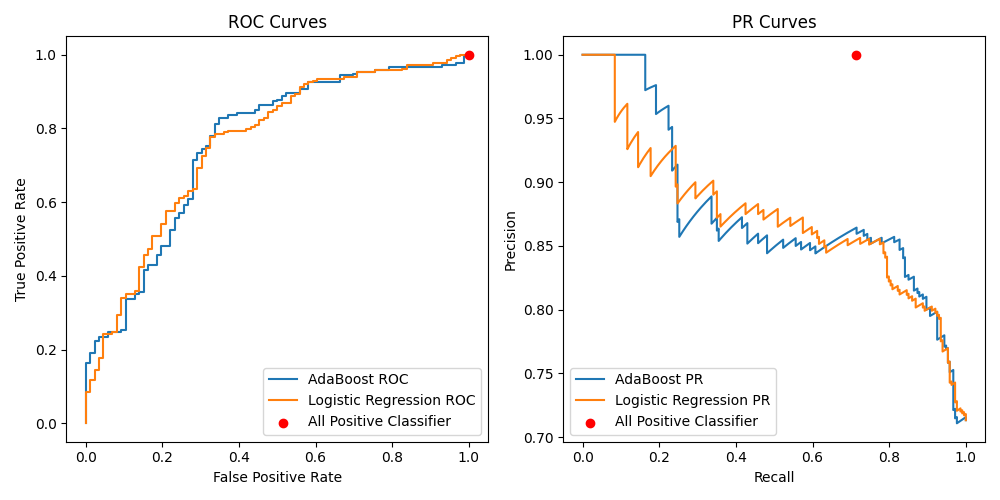

Write the Python code that produced this figure.
import numpy as np
from scipy.io import arff
import pandas as pd
from sklearn.preprocessing import OneHotEncoder
from sklearn.compose import ColumnTransformer
from sklearn.pipeline import Pipeline
from sklearn.model_selection import train_test_split
from sklearn.ensemble import AdaBoostClassifier
from sklearn.linear_model import LogisticRegression
from sklearn.metrics import roc_curve
from sklearn.metrics import precision_recall_curve
from sklearn.metrics import auc
import matplotlib.pyplot as plt


file_path = 'csv_result-dataset_31_credit-g.csv'
data = pd.read_csv(file_path)


# Cleaning up the column names by removing extra quotation marks and spaces
data.columns = data.columns.str.replace("'", "").str.strip()

# The target variable is 'class', and the features are the remaining columns (excluding 'id')
X = data.drop(columns=['class', 'id'])
y = data['class'].replace({'good': 1, 'bad': 0})  # Converting target to binary (1 = good, 0 = bad)

# Splitting the dataset into training and testing sets
X_train, X_test, y_train, y_test = train_test_split(X, y, test_size=0.3, random_state=0)

# Some of the features are categorical, so we will need to encode them properly
# Using OneHotEncoder to handle categorical variables

# Identify categorical columns
categorical_cols = X.select_dtypes(include=['object']).columns

# Create a column transformer to handle categorical variables
preprocessor = ColumnTransformer(
    transformers=[
        ('cat', OneHotEncoder(handle_unknown='ignore'), categorical_cols)
    ],
    remainder='passthrough'  # Keep numerical columns as they are
)

# Pipeline to include preprocessing and the classifiers
# AdaBoost pipeline
ada_pipeline = Pipeline(steps=[('preprocessor', preprocessor),
                               ('classifier', AdaBoostClassifier(random_state=0))])

# Logistic Regression pipeline
logreg_pipeline = Pipeline(steps=[('preprocessor', preprocessor),
                                  ('classifier', LogisticRegression(random_state=0, max_iter=1000))])

# Training both pipelines
ada_pipeline.fit(X_train, y_train)
logreg_pipeline.fit(X_train, y_train)

# Generate ROC curve data for both classifiers
fpr_adaboost, tpr_adaboost, _ = roc_curve(y_test, ada_pipeline.predict_proba(X_test)[:, 1])
fpr_logistic, tpr_logistic, _ = roc_curve(y_test, logreg_pipeline.predict_proba(X_test)[:, 1])

# Generate Precision-Recall curve data for both classifiers
precision_adaboost, recall_adaboost, _ = precision_recall_curve(y_test, ada_pipeline.predict_proba(X_test)[:, 1])
precision_logistic, recall_logistic, _ = precision_recall_curve(y_test, logreg_pipeline.predict_proba(X_test)[:, 1])

# Define the point for an all-positive classifier in ROC and PR spaces
pos_ratio = np.sum(y_test) / len(y_test)
all_positive_roc = (1, 1)
all_positive_pr = (pos_ratio, 1)

print("pos_ratio: ", pos_ratio)

# Plotting the ROC and PR curves
plt.figure(figsize=(10, 5))

# ROC Curve
plt.subplot(1, 2, 1)
plt.plot(fpr_adaboost, tpr_adaboost, label="AdaBoost ROC")
plt.plot(fpr_logistic, tpr_logistic, label="Logistic Regression ROC")
plt.scatter(*all_positive_roc, color='red', label='All Positive Classifier', zorder=5)
plt.xlabel('False Positive Rate')
plt.ylabel('True Positive Rate')
plt.title('ROC Curves')
plt.legend()

# PR Curve
plt.subplot(1, 2, 2)
plt.plot(recall_adaboost, precision_adaboost, label="AdaBoost PR")
plt.plot(recall_logistic, precision_logistic, label="Logistic Regression PR")
plt.scatter(*all_positive_pr, color='red', label='All Positive Classifier', zorder=5)
plt.xlabel('Recall')
plt.ylabel('Precision')
plt.title('PR Curves')
plt.legend()

# Show the plots
plt.tight_layout()
plt.show()

# Calculating AUROC for both classifiers
auroc_adaboost = auc(fpr_adaboost, tpr_adaboost)
auroc_logistic = auc(fpr_logistic, tpr_logistic)

# Calculating AUPR for both classifiers
aupr_adaboost = auc(recall_adaboost, precision_adaboost)
aupr_logistic = auc(recall_logistic, precision_logistic)

# To calculate AUPRG (Area under PR Gain Curve), we need to compute Precision Gain and Recall Gain
def calculate_prg(recall, precision, pos_ratio):
    # Precision Gain and Recall Gain as defined in the PRG paper
    precision_gain = np.where(precision > pos_ratio, (precision - pos_ratio) / ((1 - pos_ratio) * precision), 0)
    recall_gain = np.where(recall > pos_ratio, (recall - pos_ratio) / ((1 - pos_ratio) * recall), 0)
    return recall_gain, precision_gain

# Calculating PRG for AdaBoost
recall_gain_adaboost, precision_gain_adaboost = calculate_prg(recall_adaboost, precision_adaboost, pos_ratio)
auprg_adaboost = auc(recall_gain_adaboost, precision_gain_adaboost)

# Calculating PRG for Logistic Regression
recall_gain_logistic, precision_gain_logistic = calculate_prg(recall_logistic, precision_logistic, pos_ratio)
print("recall_gain_logistic: ", recall_gain_logistic)
print("precision_gain_logistic: ", precision_gain_logistic)
auprg_logistic = auc(recall_gain_logistic, precision_gain_logistic)

results = {
    'Classifier': ['AdaBoost', 'Logistic Regression'],
    'AUROC': [auroc_adaboost, auroc_logistic],
    'AUPR': [aupr_adaboost, aupr_logistic],
    'AUPRG': [auprg_adaboost, auprg_logistic]
}

results_df = pd.DataFrame(results)

print(results_df)
